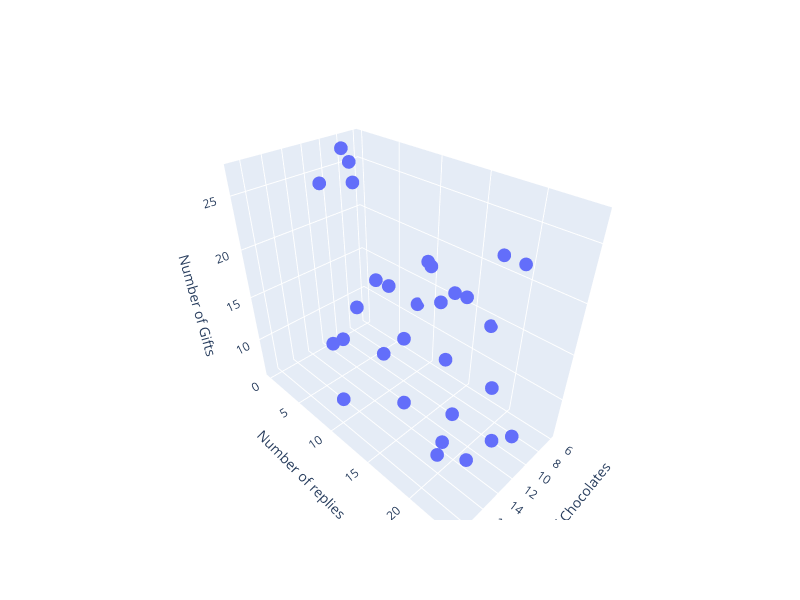

The code cell stored with this chart in its notebook:
### Markdown cell above
## 3. Scatter 3D Chart

### Code cell
# Use : find the correleation 

np.random.seed(42)

x = np.random.randint(5, 20, 30)     # Number of Chocolates
y = np.random.randint(0, 25, 30)     # Number of replies
z = np.random.randint(5, 30, 30)     # Number of Gifts

fig = go.Figure(data = [go.Scatter3d(x = x, y = y, z = z, mode = 'markers')])

fig.update_layout(
    width = 800, 
    height = 600,
    scene = dict(
        xaxis_title = 'Number of Chocolates',
        yaxis_title = 'Number of replies',
        zaxis_title = 'Number of Gifts'
    )
)

fig.show()

### Figure 1 — Plotly figure (JSON) as saved in the notebook; plotly's stock layout.template omitted (floating-point values rounded to 4 significant figures)
{"data": [{"mode": "markers", "type": "scatter3d", "x": [11, 8, 17, 19, 15, 12, 17, 9, 11, 14, 7, 11, 15, 15, 12, 9, 8, 12, 12, 7, 10, 9, 6, 12, 16, 18, 10, 6, 16, 9], "y": [0, 11, 21, 11, 24, 16, 9, 15, 14, 14, 18, 11, 22, 19, 24, 2, 4, 18, 6, 20, 8, 6, 17, 3, 24, 13, 17, 8, 20, 1], "z": [24, 19, 11, 16, 12, 19, 7, 18, 21, 8, 22, 12, 8, 6, 10, 26, 14, 8, 26, 22, 16, 6, 14, 8, 18, 20, 19, 12, 18, 27]}], "layout": {"height": 600, "scene": {"xaxis": {"title": {"text": "Number of Chocolates"}}, "yaxis": {"title": {"text": "Number of replies"}}, "zaxis": {"title": {"text": "Number of Gifts"}}}, "width": 800}}
